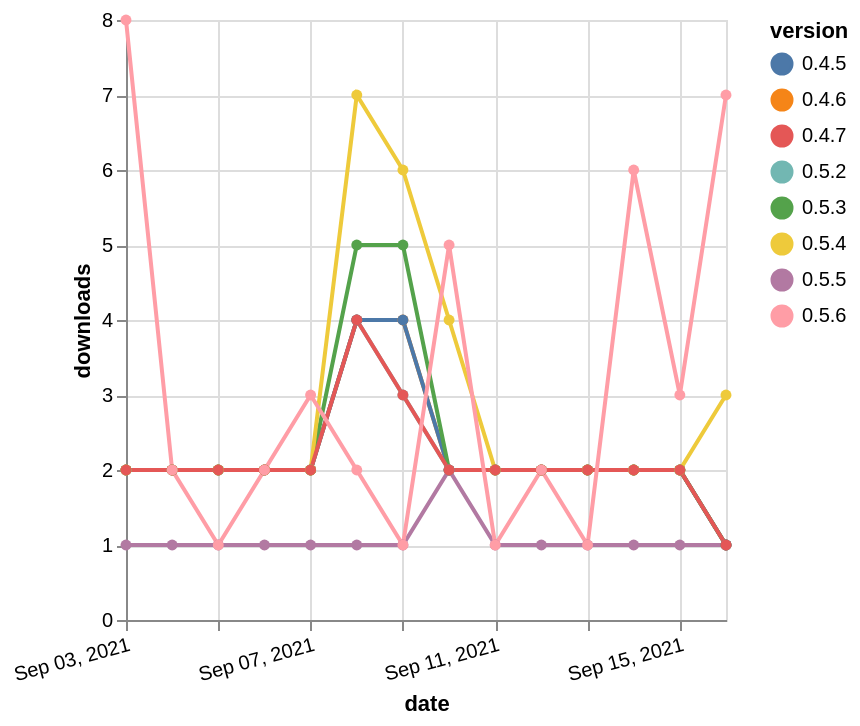

Express this chart as Vega-Lite.
### Vega-Lite specification from a JSON file in a GitHub repository (floating-point values rounded to 4 significant figures)
{"$schema": "https://vega.github.io/schema/vega-lite/v5.json", "description": "A simple bar chart with embedded data.", "data": {"values": [{"date": "2021-09-03", "total": 2988, "delta": 2, "version": "0.4.6"}, {"date": "2021-09-04", "total": 2990, "delta": 2, "version": "0.4.6"}, {"date": "2021-09-05", "total": 2992, "delta": 2, "version": "0.4.6"}, {"date": "2021-09-06", "total": 2994, "delta": 2, "version": "0.4.6"}, {"date": "2021-09-07", "total": 2996, "delta": 2, "version": "0.4.6"}, {"date": "2021-09-08", "total": 3000, "delta": 4, "version": "0.4.6"}, {"date": "2021-09-09", "total": 3004, "delta": 4, "version": "0.4.6"}, {"date": "2021-09-10", "total": 3006, "delta": 2, "version": "0.4.6"}, {"date": "2021-09-11", "total": 3008, "delta": 2, "version": "0.4.6"}, {"date": "2021-09-12", "total": 3010, "delta": 2, "version": "0.4.6"}, {"date": "2021-09-13", "total": 3012, "delta": 2, "version": "0.4.6"}, {"date": "2021-09-14", "total": 3014, "delta": 2, "version": "0.4.6"}, {"date": "2021-09-15", "total": 3016, "delta": 2, "version": "0.4.6"}, {"date": "2021-09-16", "total": 3017, "delta": 1, "version": "0.4.6"}, {"date": "2021-09-03", "total": 3164, "delta": 2, "version": "0.5.2"}, {"date": "2021-09-04", "total": 3166, "delta": 2, "version": "0.5.2"}, {"date": "2021-09-05", "total": 3168, "delta": 2, "version": "0.5.2"}, {"date": "2021-09-06", "total": 3170, "delta": 2, "version": "0.5.2"}, {"date": "2021-09-07", "total": 3172, "delta": 2, "version": "0.5.2"}, {"date": "2021-09-08", "total": 3176, "delta": 4, "version": "0.5.2"}, {"date": "2021-09-09", "total": 3179, "delta": 3, "version": "0.5.2"}, {"date": "2021-09-10", "total": 3181, "delta": 2, "version": "0.5.2"}, {"date": "2021-09-11", "total": 3183, "delta": 2, "version": "0.5.2"}, {"date": "2021-09-12", "total": 3185, "delta": 2, "version": "0.5.2"}, {"date": "2021-09-13", "total": 3187, "delta": 2, "version": "0.5.2"}, {"date": "2021-09-14", "total": 3189, "delta": 2, "version": "0.5.2"}, {"date": "2021-09-15", "total": 3191, "delta": 2, "version": "0.5.2"}, {"date": "2021-09-16", "total": 3192, "delta": 1, "version": "0.5.2"}, {"date": "2021-09-03", "total": 3013, "delta": 2, "version": "0.4.5"}, {"date": "2021-09-04", "total": 3015, "delta": 2, "version": "0.4.5"}, {"date": "2021-09-05", "total": 3017, "delta": 2, "version": "0.4.5"}, {"date": "2021-09-06", "total": 3019, "delta": 2, "version": "0.4.5"}, {"date": "2021-09-07", "total": 3021, "delta": 2, "version": "0.4.5"}, {"date": "2021-09-08", "total": 3025, "delta": 4, "version": "0.4.5"}, {"date": "2021-09-09", "total": 3029, "delta": 4, "version": "0.4.5"}, {"date": "2021-09-10", "total": 3031, "delta": 2, "version": "0.4.5"}, {"date": "2021-09-11", "total": 3033, "delta": 2, "version": "0.4.5"}, {"date": "2021-09-12", "total": 3035, "delta": 2, "version": "0.4.5"}, {"date": "2021-09-13", "total": 3037, "delta": 2, "version": "0.4.5"}, {"date": "2021-09-14", "total": 3039, "delta": 2, "version": "0.4.5"}, {"date": "2021-09-15", "total": 3041, "delta": 2, "version": "0.4.5"}, {"date": "2021-09-16", "total": 3042, "delta": 1, "version": "0.4.5"}, {"date": "2021-09-03", "total": 4034, "delta": 2, "version": "0.5.3"}, {"date": "2021-09-04", "total": 4036, "delta": 2, "version": "0.5.3"}, {"date": "2021-09-05", "total": 4038, "delta": 2, "version": "0.5.3"}, {"date": "2021-09-06", "total": 4040, "delta": 2, "version": "0.5.3"}, {"date": "2021-09-07", "total": 4042, "delta": 2, "version": "0.5.3"}, {"date": "2021-09-08", "total": 4047, "delta": 5, "version": "0.5.3"}, {"date": "2021-09-09", "total": 4052, "delta": 5, "version": "0.5.3"}, {"date": "2021-09-10", "total": 4054, "delta": 2, "version": "0.5.3"}, {"date": "2021-09-11", "total": 4056, "delta": 2, "version": "0.5.3"}, {"date": "2021-09-12", "total": 4058, "delta": 2, "version": "0.5.3"}, {"date": "2021-09-13", "total": 4060, "delta": 2, "version": "0.5.3"}, {"date": "2021-09-14", "total": 4062, "delta": 2, "version": "0.5.3"}, {"date": "2021-09-15", "total": 4064, "delta": 2, "version": "0.5.3"}, {"date": "2021-09-16", "total": 4065, "delta": 1, "version": "0.5.3"}, {"date": "2021-09-03", "total": 244, "delta": 1, "version": "0.5.5"}, {"date": "2021-09-04", "total": 245, "delta": 1, "version": "0.5.5"}, {"date": "2021-09-05", "total": 246, "delta": 1, "version": "0.5.5"}, {"date": "2021-09-06", "total": 247, "delta": 1, "version": "0.5.5"}, {"date": "2021-09-07", "total": 248, "delta": 1, "version": "0.5.5"}, {"date": "2021-09-08", "total": 249, "delta": 1, "version": "0.5.5"}, {"date": "2021-09-09", "total": 250, "delta": 1, "version": "0.5.5"}, {"date": "2021-09-10", "total": 252, "delta": 2, "version": "0.5.5"}, {"date": "2021-09-11", "total": 253, "delta": 1, "version": "0.5.5"}, {"date": "2021-09-12", "total": 254, "delta": 1, "version": "0.5.5"}, {"date": "2021-09-13", "total": 255, "delta": 1, "version": "0.5.5"}, {"date": "2021-09-14", "total": 256, "delta": 1, "version": "0.5.5"}, {"date": "2021-09-15", "total": 257, "delta": 1, "version": "0.5.5"}, {"date": "2021-09-16", "total": 258, "delta": 1, "version": "0.5.5"}, {"date": "2021-09-03", "total": 4645, "delta": 2, "version": "0.5.4"}, {"date": "2021-09-04", "total": 4647, "delta": 2, "version": "0.5.4"}, {"date": "2021-09-05", "total": 4649, "delta": 2, "version": "0.5.4"}, {"date": "2021-09-06", "total": 4651, "delta": 2, "version": "0.5.4"}, {"date": "2021-09-07", "total": 4653, "delta": 2, "version": "0.5.4"}, {"date": "2021-09-08", "total": 4660, "delta": 7, "version": "0.5.4"}, {"date": "2021-09-09", "total": 4666, "delta": 6, "version": "0.5.4"}, {"date": "2021-09-10", "total": 4670, "delta": 4, "version": "0.5.4"}, {"date": "2021-09-11", "total": 4672, "delta": 2, "version": "0.5.4"}, {"date": "2021-09-12", "total": 4674, "delta": 2, "version": "0.5.4"}, {"date": "2021-09-13", "total": 4676, "delta": 2, "version": "0.5.4"}, {"date": "2021-09-14", "total": 4678, "delta": 2, "version": "0.5.4"}, {"date": "2021-09-15", "total": 4680, "delta": 2, "version": "0.5.4"}, {"date": "2021-09-16", "total": 4683, "delta": 3, "version": "0.5.4"}, {"date": "2021-09-03", "total": 3332, "delta": 2, "version": "0.4.7"}, {"date": "2021-09-04", "total": 3334, "delta": 2, "version": "0.4.7"}, {"date": "2021-09-05", "total": 3336, "delta": 2, "version": "0.4.7"}, {"date": "2021-09-06", "total": 3338, "delta": 2, "version": "0.4.7"}, {"date": "2021-09-07", "total": 3340, "delta": 2, "version": "0.4.7"}, {"date": "2021-09-08", "total": 3344, "delta": 4, "version": "0.4.7"}, {"date": "2021-09-09", "total": 3347, "delta": 3, "version": "0.4.7"}, {"date": "2021-09-10", "total": 3349, "delta": 2, "version": "0.4.7"}, {"date": "2021-09-11", "total": 3351, "delta": 2, "version": "0.4.7"}, {"date": "2021-09-12", "total": 3353, "delta": 2, "version": "0.4.7"}, {"date": "2021-09-13", "total": 3355, "delta": 2, "version": "0.4.7"}, {"date": "2021-09-14", "total": 3357, "delta": 2, "version": "0.4.7"}, {"date": "2021-09-15", "total": 3359, "delta": 2, "version": "0.4.7"}, {"date": "2021-09-16", "total": 3360, "delta": 1, "version": "0.4.7"}, {"date": "2021-09-03", "total": 425, "delta": 8, "version": "0.5.6"}, {"date": "2021-09-04", "total": 427, "delta": 2, "version": "0.5.6"}, {"date": "2021-09-05", "total": 428, "delta": 1, "version": "0.5.6"}, {"date": "2021-09-06", "total": 430, "delta": 2, "version": "0.5.6"}, {"date": "2021-09-07", "total": 433, "delta": 3, "version": "0.5.6"}, {"date": "2021-09-08", "total": 435, "delta": 2, "version": "0.5.6"}, {"date": "2021-09-09", "total": 436, "delta": 1, "version": "0.5.6"}, {"date": "2021-09-10", "total": 441, "delta": 5, "version": "0.5.6"}, {"date": "2021-09-11", "total": 442, "delta": 1, "version": "0.5.6"}, {"date": "2021-09-12", "total": 444, "delta": 2, "version": "0.5.6"}, {"date": "2021-09-13", "total": 445, "delta": 1, "version": "0.5.6"}, {"date": "2021-09-14", "total": 451, "delta": 6, "version": "0.5.6"}, {"date": "2021-09-15", "total": 454, "delta": 3, "version": "0.5.6"}, {"date": "2021-09-16", "total": 461, "delta": 7, "version": "0.5.6"}]}, "width": "container", "mark": {"type": "line", "point": {"filled": true}}, "encoding": {"x": {"field": "date", "type": "temporal", "timeUnit": "yearmonthdate", "title": "date", "axis": {"labelAngle": -15}}, "y": {"field": "delta", "type": "quantitative", "title": "downloads"}, "color": {"field": "version", "type": "nominal"}, "tooltip": {"field": "delta"}}}
